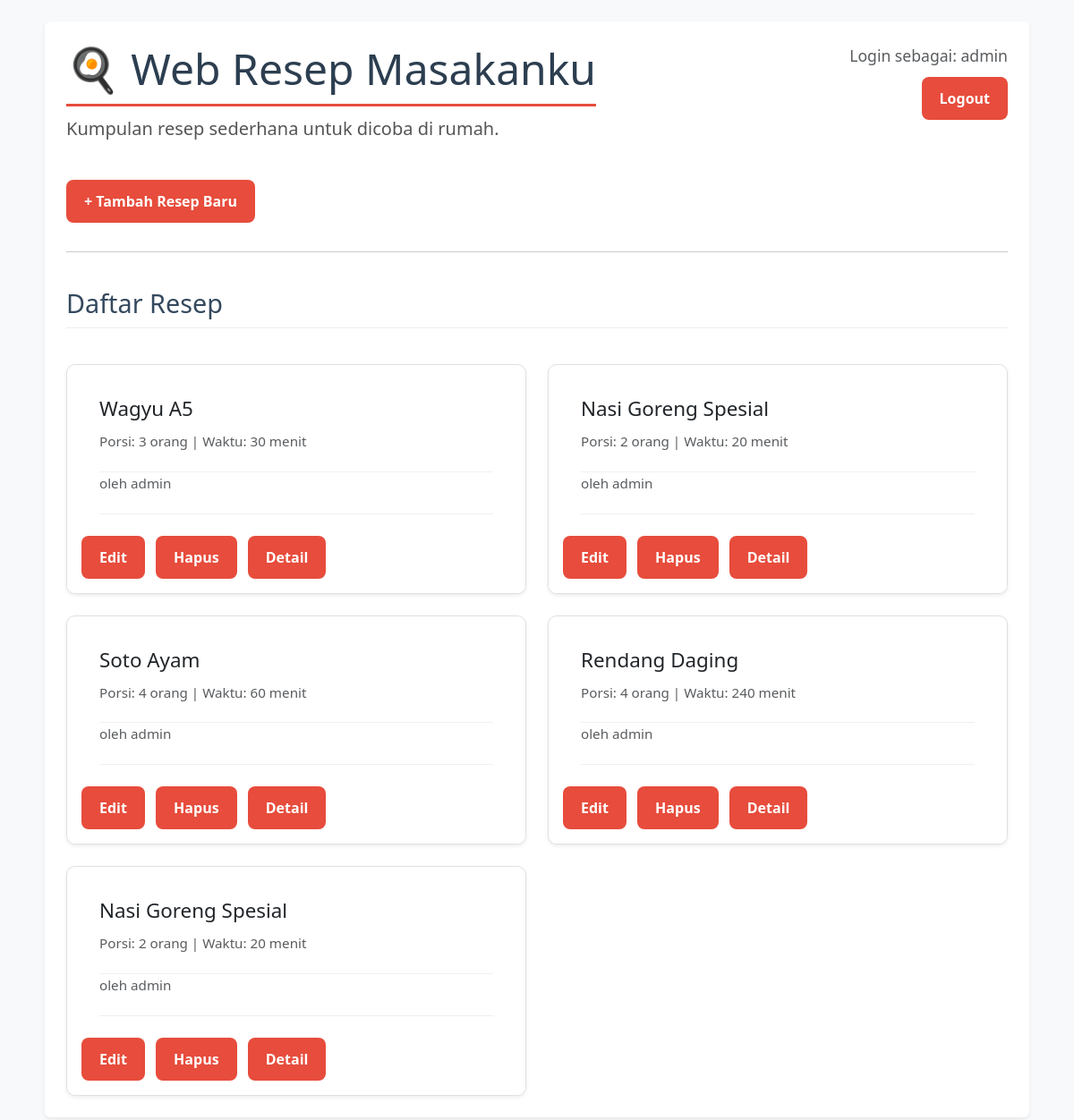
Page /index.php (signed in) on the committed database.
### tables this page shows
CREATE TABLE `recipes` (
  `recipe_id` int(11) NOT NULL,
  `user_id` int(11) NOT NULL,
  `judul_resep` varchar(255) NOT NULL,
  `instruksi_memasak` text NOT NULL,
  `porsi` int(11) DEFAULT NULL,
  `lama_memasak_menit` int(11) DEFAULT NULL,
  `created_at` timestamp NOT NULL DEFAULT current_timestamp()
);

### index.php (the view, shortened to what this page needs)
<?php
include 'koneksi.php';
$sql = "SELECT r.recipe_id, r.judul_resep, r.porsi, r.lama_memasak_menit, IFNULL(u.username, 'Anon') AS author
        FROM recipes r
        LEFT JOIN users u ON r.user_id = u.user_id
        ORDER BY r.recipe_id DESC";
$result = $conn->query($sql);
?>
<!DOCTYPE html>
<html lang="id">
<head>
    <link href="https://cdn.jsdelivr.net/npm/bootstrap@5.3.3/dist/css/bootstrap.min.css" rel="stylesheet">
    <link rel="stylesheet" href="css/style.css">
</head>
<body>
<div class="container my-4 p-4 bg-white rounded shadow-sm">
    <div class="d-flex justify-content-between align-items-start mb-4">
        <div>
            <h1 class="display-5">🍳 Web Resep Masakanku</h1>
            <p class="lead mb-0">Kumpulan resep sederhana untuk dicoba di rumah.</p>
        </div>
        <div class="text-end">
            <?php if (isset($_SESSION['username'])): ?>
                <p class="text-muted mb-2">Login sebagai: <?php echo htmlspecialchars($_SESSION['username']); ?></p>
                <a href="logout.php" class="btn btn-outline-danger">Logout</a>
            <?php else: ?>
                <a href="login.php" class="btn btn-outline-primary">Login Admin</a>
            <?php endif; ?>
        </div>
    </div>
    <?php if (isset($_SESSION['is_admin'])): ?>
        <a href="tambah.php" class="btn btn-primary btn-lg my-3">+ Tambah Resep Baru</a>
    <?php endif; ?>
    <hr>
    <h2>Daftar Resep</h2>
    <div class="row g-4 mt-3">
        <?php if ($result && $result->num_rows > 0): ?>
            <?php while ($row = $result->fetch_assoc()): ?>
                <div class="col-md-6">
                    <div class="card h-100 shadow-sm recipe-card">
                        <div class="card-body">
                            <h3 class="card-title">
                                <a href="detail.php?id=<?php echo $row['recipe_id']; ?>" class="text-decoration-none text-dark">
                                    <?php echo htmlspecialchars($row['judul_resep']); ?>
                                </a>
                            </h3>
                            <p class="card-text text-muted">
                                Porsi: <?php echo (int)$row['porsi']; ?> orang |
                                Waktu: <?php echo (int)$row['lama_memasak_menit']; ?> menit
                            </p>
                            <p class="text-muted small">oleh <?php echo htmlspecialchars($row['author']); ?></p>
                        </div>
                        <div class="card-footer bg-white border-0 pb-3">
                            <?php if (isset($_SESSION['is_admin'])): ?>
                                <a href="edit.php?id=<?php echo $row['recipe_id']; ?>" class="btn btn-sm btn-warning">Edit</a>
                                <a href="hapus.php?id=<?php echo $row['recipe_id']; ?>" class="btn btn-sm btn-outline-danger" onclick="return confirm('Yakin ingin menghapus resep ini?');">Hapus</a>
                            <?php endif; ?>
                            <a href="detail.php?id=<?php echo $row['recipe_id']; ?>" class="btn btn-sm btn-secondary">Detail</a>
                        </div>
                    </div>
                </div>
            <?php endwhile; ?>
        <?php else: ?>
            <div class="col-12">
                <div class="alert alert-info">Belum ada resep. Silakan tambahkan resep baru.</div>
            </div>
        <?php endif; ?>
    </div>
</div>
</body>
</html>

### css/style.css (style rules this page uses)
body { font-family: 'Segoe UI', 'Helvetica Neue', Arial, sans-serif; background-color: #f8f9fa; margin: 0; color: #333; }
.container { max-width: 1100px; margin: 30px auto; padding: 20px 30px; background-color: #ffffff; border-radius: 12px; box-shadow: 0 8px 25px rgba(0, 0, 0, 0.07); }
h1 { font-size: 2.5rem; color: #2c3e50; border-bottom: 3px solid #e74c3c; padding-bottom: 10px; display: inline-block; }
h2 { font-size: 1.8rem; color: #34495e; margin-top: 40px; border-bottom: 1px solid #eee; padding-bottom: 10px; }
p { font-size: 1.1rem; line-height: 1.7; color: #555; }
.btn { display: inline-block; padding: 12px 20px; font-size: 1rem; font-weight: bold; color: #fff; background-color: #e74c3c; border: none; border-radius: 8px; text-decoration: none; transition: background-color 0.2s, transform 0.2s; }
.recipe-card { background: #fff; border: 1px solid #e0e0e0; border-radius: 10px; box-shadow: 0 4px 8px rgba(0, 0, 0, 0.05); overflow: hidden; transition: box-shadow 0.3s, transform 0.3s; }
.recipe-card h3 { font-size: 1.4rem; margin: 20px 20px 10px 20px; }
.recipe-card h3 a { color: #2c3e50; text-decoration: none; }
.recipe-card p { font-size: 0.95rem; color: #777; margin: 0 20px; padding-bottom: 20px; border-bottom: 1px solid #f0f0f0; }

### index.php (style rules this page uses)
.card-footer a { margin-right: .5rem; }

### rows in the picture
recipes: judul_resep "Wagyu A5", porsi "3", lama_memasak_menit "30", author "admin"
recipes: judul_resep "Nasi Goreng Spesial", porsi "2", lama_memasak_menit "20", author "admin"
recipes: judul_resep "Soto Ayam", porsi "4", lama_memasak_menit "60", author "admin"
recipes: judul_resep "Rendang Daging", porsi "4", lama_memasak_menit "240", author "admin"
recipes: judul_resep "Nasi Goreng Spesial", porsi "2", lama_memasak_menit "20", author "admin"

### other values in the picture
$_SESSION['username'] "admin"
